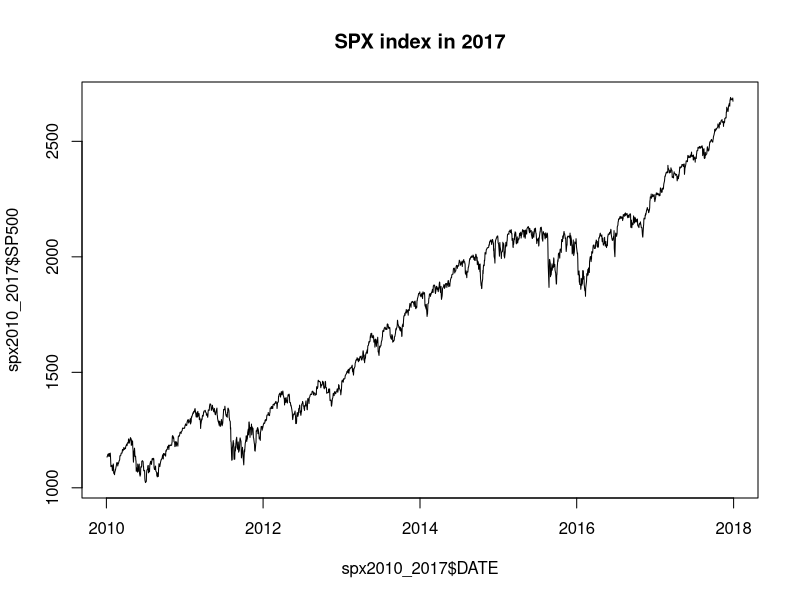

Write the R code that produced this figure.
#As part of my brushing up of R, in this exercise, I'd like to observe the relationship between
#weather in New York City and the daily return on the S&P 500 index.
#I had heard a claim in a behavioral economics discussion that a gloomy
#weather tends to depress the stock market sentiment.
#I am using S&P500 daily return and weather data from 2010-2017.
# AWND = Average daily wind speed (miles per hour)
# PRCP = Precipitation (inches)

setwd("/Users/ujjwal/Projects/Data/Weather")

#reading the weather data; source: https://www.ncdc.noaa.gov/
weather <- read.csv("NYC_weather_2010-2017.csv")

#reading S&P500 index data into spx; source: FRED (https://fred.stlouisfed.org/)
spx <- read.csv("SP500_2010_2017.csv")

#converting date column to date data type
weather$DATE <- as.Date(weather$DATE)
spx$DATE <- as.Date(spx$DATE)

#convert SP500 data to numeric; could also be done by setting (stringsAsFactors = False) in read.csv
spx$SP500 <- as.numeric(as.character(spx$SP500)) 

#limit spx data to days when market was open in 207
spx2010_2017 <- subset(spx, spx$SP500 != "." & format(spx$DATE, "%Y") <= 2017)

#plot of SPX index in 2017
plot(x = spx2010_2017$DATE, y = spx2010_2017$SP500, type = "l", main = "SPX index in 2017")

#limit observations to days in 2017 only; vlookup weather data ()
trainData <- merge(spx2010_2017[,c("DATE", "SP500")], weather[, c("DATE", "AWND", "PRCP", "SNOW")])

#plot of SPX index with AWND, PRCP in 2017
n <- nrow(spx2010_2017)
spxDailyRtn <- ((trainData$SP500[2:n] - trainData$SP500[1:(n-1)]))/trainData$SP500[1:(n-1)]
trainData$spxDailyRtn <- c(NA, spxDailyRtn)

#Running a regression model with SPX return as dependent variable and weather as independent variables
Model1 = lm(spxDailyRtn ~ AWND+PRCP, data = trainData)
summary(Model1)


#Summary: Obviously, the adjusted R-squared is quite low since weather is not
# a key determinant of market returns. But interestingly, the PRCP variable
# is somewhat significant at the 0.05 level with p-value of 0.0495.
